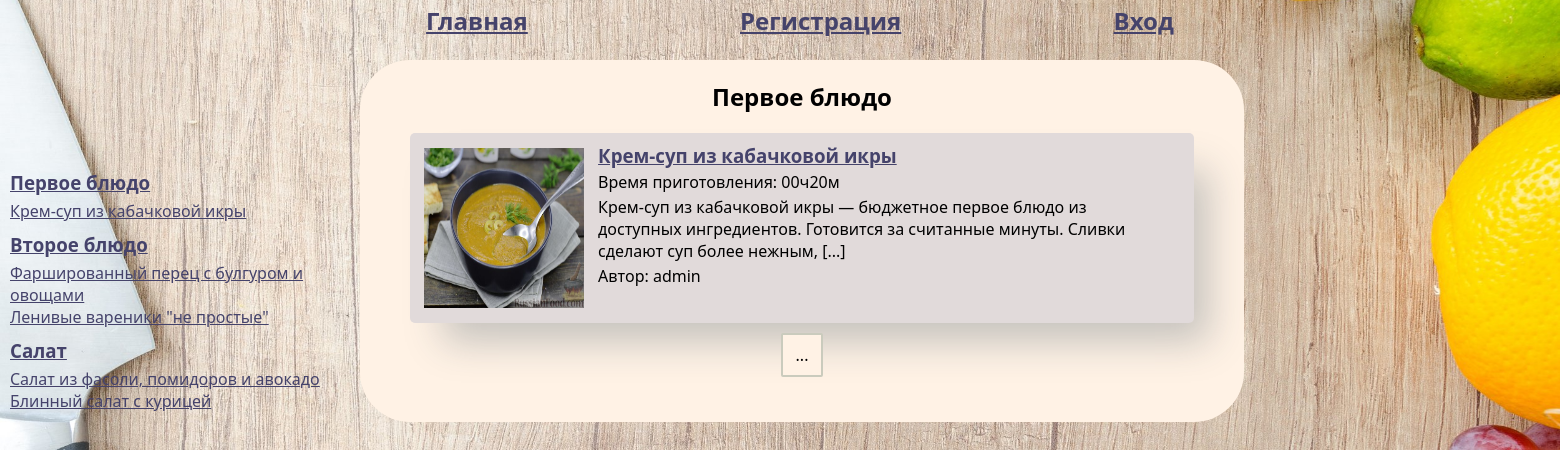
Before: /category/1/ with the older database file.
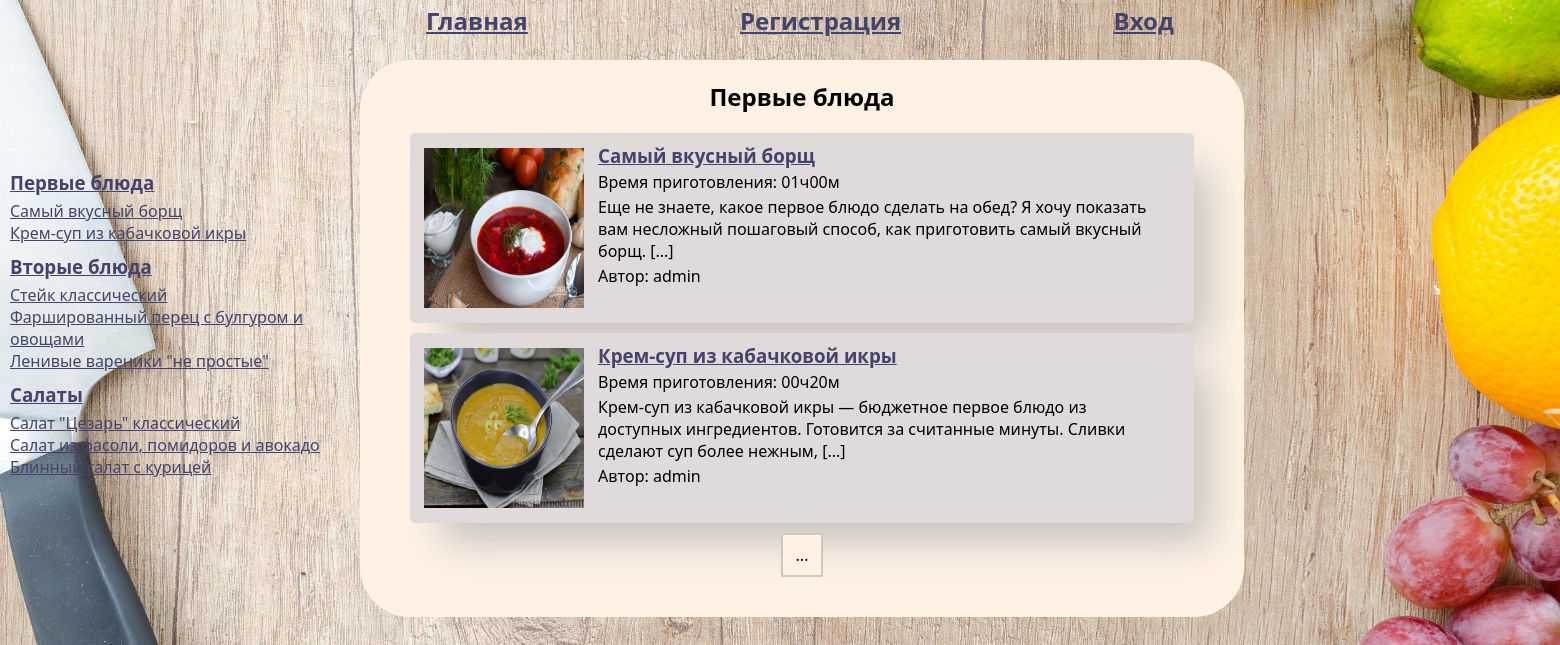
After: the same page with the newer database file.
### recipe_website/models.py (models this page shows, shortened)
class Categories(models.Model):
    categories_name = models.CharField(max_length=100, unique=True)

class Recipes(models.Model):
    name_recept = models.CharField(max_length=100)
    description = models.CharField(max_length=500)
    ingredients = models.TextField(help_text='После каждого ингредиента ставьте ";" для разделения')
    cooking_steps = models.TextField(help_text='После каждого шага ставьте ";" для разделения')
    cooking_time = models.TimeField(help_text='Формат "чч:мм"')
    image = models.ImageField(upload_to='recipe_website')
    user = models.ForeignKey(User, on_delete=models.CASCADE)
    def get_description(self):
        return shorten(self.description, width=150)
    def get_time_str(self):
        return self.cooking_time.strftime('%H:%M').replace(':', 'ч') + 'м'

class Summary(models.Model):
    categories = models.ForeignKey(Categories, on_delete=models.DO_NOTHING, related_name='categories')
    recipes = models.ForeignKey(Recipes, on_delete=models.CASCADE, related_name='recipes')

### recipe_website/views.py (the view)
# urls.py: path('category/<int:pk>/', CategoriesRecipesListView.as_view(), name='categories'),
class CategoriesRecipesListView(ListView):
    template_name = 'recipe_website/category.html'
    paginate_by = 5
    def get_queryset(self, user=None, **kwargs):
        categories_request = self.kwargs['pk']
        list_recept = (Summary.objects.filter(categories=categories_request).select_related("recipes").
            prefetch_related('recipes__user').order_by('-id'))
        return list_recept
    def get_context_data(self, *args, **kwargs):
        categories_request = self.kwargs['pk']
        context = super().get_context_data(*args, **kwargs)
        context['category_name'] = ''.join(Categories.objects.filter(id=categories_request).
                                           values_list('categories_name', flat=True))
        return context

### recipe_website/context_processors.py (called while the page is built)
def categories(request):
    list_categories = Categories.objects.all()
    recipes = Recipes.objects.all()
    summary = Summary.objects.all()
    dict_categories = {(category.categories_name, category.pk): [] for category in list_categories}
    for category in list_categories:
        recipes_id = summary.filter(categories=category.pk).values_list('recipes_id', flat=True)
        dict_categories[(category.categories_name, category.pk)] = recipes.filter(id__in=recipes_id).order_by('-id')[:4]
    return {'dict_categories': dict_categories}

### recipe_website/templates/recipe_website/category.html (shortened to what this page needs)
{% extends 'recipe_website/index.html' %}
{% block right_bar %}
    <h2>{{ category_name }}</h2>
    <ul>
        {% for recept in page_obj %}
            <div class="recept">
                    <div class="recept_image">
                        <img src="{{ recept.recipes.image.url }}" alt="Фото" width="160px" height="160px">
                    </div>
                    <div class="recept_text">
                        <h3><a href="{% url 'recipe_website:recept_detail' pk=recept.recipes.pk %}">{{ recept.recipes.name_recept }}</a></h3>
                        <p>Время приготовления: {{ recept.recipes.get_time_str }}</p>
                        <p>{{ recept.recipes.get_description }}</p>
                        <p>Автор: {{ recept.recipes.user.username}}</p>
                    </div>
            </div>
        {% endfor %}
    </ul>
{% endblock %}

### recipe_website/templates/recipe_website/base.html (shortened to what this page needs)
<!DOCTYPE html>
<html lang="en">
<head>
    {% load static %}
    <link rel="stylesheet" href={% static 'static_recipe_website/style.css' %}>
</head>
<body>
    <header class="header">
        <div class="menu_header">
            <a href="{% url "recipe_website:index_page" %}"><h2>Главная</h2></a>
            {% if user.is_authenticated %}
                <a href="{% url "recipe_website:my_recept" %}"><h2>Мои рецепты</h2></a>
                <a href="{% url "recipe_website:create_recept" %}"><h2>Написать рецепт</h2></a>
                <a href="{% url "recipe_website:logout" %}"><h2>Выход</h2></a>
                 {% else %}
                <a href="{% url "recipe_website:registration" %}"><h2>Регистрация</h2></a>
                <a href="{% url "recipe_website:login" %}"><h2>Вход</h2></a>
            {% endif %}
        </div>
    </header>
    <div class="top_1">
        <div class="left_bar">
            {% block left_bar %}
                <div class="left_bar_text">
                    {% for category, recipes in dict_categories.items %}
                        <div class="category">
                            <h3><a href="{% url 'recipe_website:categories' pk=category.1 %}">{{ category.0 }}</a></h3>
                            {% for recept in recipes %}
                                <a href="{% url 'recipe_website:recept_detail' pk=recept.pk %}">{{ recept.name_recept }}</a>
                                <br>
                            {% endfor %}
                        </div>
                    {% endfor %}
                </div>
            {% endblock %}
        </div>
        <div class="right_bar">
            <div class="list_text_center">
                {% block right_bar %}
                {% endblock %}
            {% block navigation %}
                <nav class="list-pages">
                        {% for p in page_obj.paginator.page_range %}
                                {% if page_obj.paginator.num_pages == 1 %}
                                    <p class="page-num">
                                    ...
                                    </p>
                                {% elif page_obj.number == p %}
                                    <p class="page-num">{{ p }}</p>
                                {% elif p >= page_obj.number|add:-2 and p <= page_obj.number|add:2  %}
                                    <a href="?page={{ p }}"><p class="page-num page-num-selected">{{ p }}</p></a>
                                {% endif %}
                        {% endfor %}
                </nav>
            {% endblock %}
            </div>
        </div>
    </div>
</body>
</html>

Changed rows visible on the page:
changed Categories: categories_name "Первое блюдо" → "Первые блюда"
added Recipes: name_recept "Самый вкусный борщ", shown under "Первые блюда"
shown differently, row unchanged: Recipes "Крем-суп из кабачковой икры": moves from the list under "Первое блюдо" to the list under "Первые блюда"
added Recipes: name_recept "Стейк классический", shown under "Вторые блюда"
shown differently, row unchanged: Recipes "Фаршированный перец с булгуром и овощами": moves from the list under "Второе блюдо" to the list under "Вторые блюда"
shown differently, row unchanged: Recipes "Ленивые вареники \"не простые\"": moves from the list under "Второе блюдо" to the list under "Вторые блюда"
added Recipes: name_recept "Салат \"Цезарь\" классический", shown under "Салаты"
shown differently, row unchanged: Recipes "Салат из фасоли, помидоров и авокадо": moves from the list under "Салат" to the list under "Салаты"
shown differently, row unchanged: Recipes "Блинный салат с курицей": moves from the list under "Салат" to the list under "Салаты"
added Summary: recipes.image (picture), recipes.name_recept "Самый вкусный борщ", recipes.get_time_str "01ч00м", recipes.get_description "Еще не знаете, какое первое блюдо сделать на обед? Я хочу показать вам несложный пошаговый способ, как приготовить самый вкусный борщ. [...]", recipes.user.username "admin"
Other visible differences:
new list line: "Первые блюда"
new list line: "Вторые блюда"
new list line: "Салаты"
list line gone: "Первое блюдо"
list line gone: "Второе блюдо"
list line gone: "Салат"
